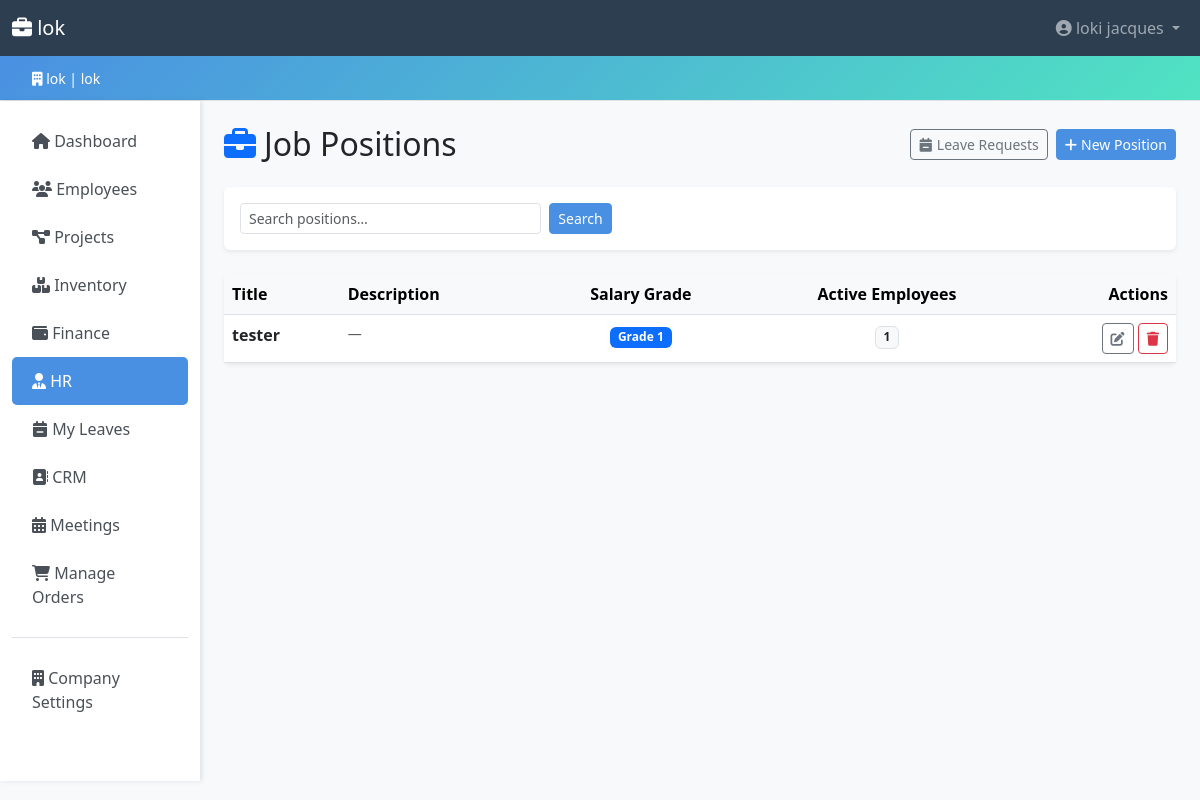
/hr/positions/ (signed in), run on the app's committed database.
### accounts/models.py (models this page shows, shortened)
class Company(models.Model):
    PLAN_CHOICES = [
        ('free', 'Free'),
        ('basic', 'Basic'),
        ('premium', 'Premium'),
        ('enterprise', 'Enterprise'),
    ]
    company_id = models.UUIDField(default=uuid.uuid4, editable=False, unique=True)
    name = models.CharField(max_length=200)
    domain = models.CharField(max_length=200, unique=True, db_index=True)
    company_password = models.CharField(max_length=256)  # increased from 128 → 256 for future hash algo headroom
    contact_email = models.EmailField()
    contact_phone = models.CharField(
        max_length=20,
        blank=True,
        validators=[RegexValidator(r'^\+?[\d\s\-().]{7,20}$', 'Enter a valid phone number.')],
    )
    address = models.TextField(blank=True)
    subscription_plan = models.CharField(
        max_length=20,
        choices=PLAN_CHOICES,
        default='free',
    )
    is_active = models.BooleanField(default=True)
    created_at = models.DateTimeField(auto_now_add=True)
    updated_at = models.DateTimeField(auto_now=True)
    class Meta:
        verbose_name_plural = 'Companies'
        ordering = ['name']
        indexes = [
            models.Index(fields=['domain']),
            models.Index(fields=['is_active']),
        ]

class User(AbstractUser):
    ROLE_CHOICES = [
        ('admin', 'Admin'),
        ('hr_manager', 'HR Manager'),
        ('accountant', 'Accountant'),
        ('manager', 'Manager'),
        ('secretary', 'Secretary'),
        ('stock_manager', 'Stock Manager'),
        ('employee', 'Employee'),
    ]
    username = None  # replaced by email
    email = models.EmailField(unique=True, db_index=True)
    company = models.ForeignKey(
        Company,
        on_delete=models.CASCADE,
        related_name='users',
        null=True,
        blank=True,
    )
    phone = models.CharField(
        max_length=20,
        blank=True,
        validators=[RegexValidator(r'^\+?[\d\s\-().]{7,20}$', 'Enter a valid phone number.')],
    )
    department = models.CharField(max_length=100, blank=True)
    position = models.CharField(max_length=100, blank=True)
    role = models.CharField(
        max_length=20,
        choices=ROLE_CHOICES,
        default='employee',
        db_index=True,
        help_text='User role for access control.',
    )
    is_company_admin = models.BooleanField(
        default=False,
        help_text='Designates whether the user can manage company settings.',
    )
    last_login_ip = models.GenericIPAddressField(null=True, blank=True)
    objects = CustomUserManager()
    USERNAME_FIELD = 'email'
    REQUIRED_FIELDS = ['first_name', 'last_name']
    class Meta:
        ordering = ['email']
        indexes = [
            models.Index(fields=['company', 'role']),
            models.Index(fields=['company', 'is_active']),
        ]
    def get_full_name(self) -> str:
        return f'{self.first_name} {self.last_name}'.strip() or self.email

### hr/models.py (models this page shows, shortened)
class Position(models.Model):
    company = models.ForeignKey(
        'accounts.Company',
        on_delete=models.CASCADE,
        related_name='positions',
    )
    title = models.CharField(max_length=100)
    description = models.TextField(blank=True)
    salary_grade = models.IntegerField(validators=[MinValueValidator(0)])
    class Meta:
        unique_together = [('company', 'title')]
        ordering = ['title']

### hr/views.py (the view)
# urls.py: path('positions/', views.position_list, name='position_list'),
@role_required(*HR_ROLES)
def position_list(request):
    company = request.user.company
    positions = (
        Position.objects
        .filter(company=company)
        .annotate(emp_count=Count('employees', filter=Q(employees__status='active')))
        .order_by('salary_grade', 'title')
    )
    query = request.GET.get('q', '').strip()
    if query:
        positions = positions.filter(title__icontains=query)
    paginator = Paginator(positions, 25)
    page = request.GET.get('page')
    try:
        positions_page = paginator.page(page)
    except PageNotAnInteger:
        positions_page = paginator.page(1)
    except EmptyPage:
        positions_page = paginator.page(paginator.num_pages)
    return render(request, 'hr/position_list.html', {
        'positions': positions_page,
        'query': query,
    })

### accounts/context_processors.py (called while the page is built)
def company_context(request: HttpRequest) -> dict:
    company = None
    is_company_admin = False
    user_role = ''
    user = getattr(request, 'user', None)
    if user and user.is_authenticated:
        company = user.company
        is_company_admin = user.is_company_admin
        user_role = user.role
    return {
        'company': company,
        'is_company_admin': is_company_admin,
        'user_role': user_role,
    }

### accounts/permissions.py (called while the page is built, shortened)
def role_required(*allowed_roles, redirect_url: str = 'core:dashboard'):
    flattened = []
    for role in allowed_roles:
        if isinstance(role, (list, tuple)):
            flattened.extend(role)
        else:
            flattened.append(role)
    roles = set(flattened)
    def decorator(view_func):
        @wraps(view_func)
        @login_required
        def wrapper(request, *args, **kwargs):
            if request.user.is_superuser or request.user.role in roles:
                return view_func(request, *args, **kwargs)
        return wrapper
    return decorator

### accounts/templatetags/role_tags.py (called while the page is built)
@register.filter(name='has_role')
def has_role(user, roles_str):
    if not user or not user.is_authenticated:
        return False
    if user.is_superuser:
        return True
    allowed = {r.strip() for r in roles_str.split(',')}
    return user.role in allowed

### templates/hr/position_list.html (shortened to what this page needs)
{% extends 'base.html' %}
{% block content %}
<div class="d-flex justify-content-between align-items-center mb-4">
  <h2 class="mb-0"><i class="fas fa-briefcase text-primary me-2"></i>Job Positions</h2>
  <div class="d-flex gap-2">
    <a href="{% url 'hr:leave_list' %}" class="btn btn-outline-secondary btn-sm">
      <i class="fas fa-calendar-minus me-1"></i>Leave Requests
    </a>
    <a href="{% url 'hr:position_create' %}" class="btn btn-primary btn-sm">
      <i class="fas fa-plus me-1"></i>New Position
    </a>
  </div>
</div>
<div class="card shadow-sm mb-4">
  <div class="card-body">
    <form method="get" class="row g-2 align-items-end">
      <div class="col-md-4">
        <input type="text" name="q" class="form-control form-control-sm"
               placeholder="Search positions…" value="{{ query }}">
      </div>
      <div class="col-auto d-flex gap-2">
        <button type="submit" class="btn btn-primary btn-sm">Search</button>
      </div>
    </form>
  </div>
</div>
<div class="card shadow-sm">
  <div class="card-body p-0">
    <div class="table-responsive">
      <table class="table table-hover mb-0">
        <thead class="table-light">
          <tr>
            <th>Title</th>
            <th>Description</th>
            <th class="text-center">Salary Grade</th>
            <th class="text-center">Active Employees</th>
            <th class="text-end">Actions</th>
          </tr>
        </thead>
        <tbody>
        {% for pos in positions %}
        <tr>
          <td class="fw-semibold">{{ pos.title }}</td>
          <td class="text-muted small">{{ pos.description|truncatechars:60|default:"—" }}</td>
          <td class="text-center">
            <span class="badge bg-primary">Grade {{ pos.salary_grade }}</span>
          </td>
          <td class="text-center">
            <span class="badge bg-light text-dark border">{{ pos.emp_count }}</span>
          </td>
          <td class="text-end">
            <a href="{% url 'hr:position_edit' pos.pk %}" class="btn btn-sm btn-outline-secondary">
              <i class="fas fa-edit"></i>
            </a>
            <a href="{% url 'hr:position_delete' pos.pk %}" class="btn btn-sm btn-outline-danger">
              <i class="fas fa-trash"></i>
            </a>
          </td>
        </tr>
        {% empty %}
        <tr><td colspan="5" class="text-center text-muted py-4">No positions defined yet.</td></tr>
        {% endfor %}
        </tbody>
      </table>
    </div>
  </div>
</div>
{% endblock %}

### templates/base.html (shortened to what this page needs)
<!DOCTYPE html>
{% load role_tags %}
<html lang="en">
<head>
    <link href="https://cdn.jsdelivr.net/npm/bootstrap@5.3.0/dist/css/bootstrap.min.css" rel="stylesheet">
    <link rel="stylesheet" href="https://cdnjs.cloudflare.com/ajax/libs/font-awesome/6.4.0/css/all.min.css">
</head>
<body>
    {% if user.is_authenticated %}
    <nav class="navbar navbar-expand-lg navbar-dark">
        <div class="container-fluid">
            <a class="navbar-brand" href="{% url 'core:dashboard' %}">
                <i class="fas fa-briefcase"></i> {{ company.name }}
            </a>
            <div class="collapse navbar-collapse" id="navbarNav">
                <ul class="navbar-nav ms-auto">
                    <li class="nav-item dropdown">
                        <a class="nav-link dropdown-toggle" href="#" id="navbarDropdown" role="button" data-bs-toggle="dropdown">
                            <i class="fas fa-user-circle"></i> {{ user.get_full_name }}
                        </a>
                    </li>
                </ul>
            </div>
        </div>
    </nav>
    <div class="company-banner">
        <div class="container-fluid">
            <small><i class="fas fa-building"></i> {{ company.name }} | {{ company.domain }}</small>
        </div>
    </div>
    {% endif %}
    <div class="container-fluid">
        <div class="row">
            {% if user.is_authenticated %}
            <nav class="col-md-2 d-md-block sidebar py-3">
                <div class="position-sticky">
                    <ul class="nav flex-column">
                        <li class="nav-item">
                            <a class="nav-link {% if request.resolver_match.app_name == 'core' and request.resolver_match.url_name == 'dashboard' %}active{% endif %}"
                               href="{% url 'core:dashboard' %}">
                                <i class="fas fa-home"></i> Dashboard
                            </a>
                        </li>
                        {% if user|has_role:'admin,hr_manager,manager,accountant,secretary,stock_manager,employee' %}
                        <li class="nav-item">
                            <a class="nav-link {% if request.resolver_match.app_name == 'employees' %}active{% endif %}"
                               href="{% url 'employees:employee_list' %}">
                                <i class="fas fa-users"></i> Employees
                            </a>
                        </li>
                        {% endif %}
                        {% if user|has_role:'admin,hr_manager,manager,accountant,secretary,stock_manager,employee' %}
                        <li class="nav-item">
                            <a class="nav-link {% if request.resolver_match.app_name == 'projects' %}active{% endif %}"
                               href="{% url 'projects:project_list' %}">
                                <i class="fas fa-project-diagram"></i> Projects
                            </a>
                        </li>
                        {% endif %}
                        {% if user|has_role:'admin,manager,hr_manager,accountant,secretary,stock_manager,employee' %}
                        <li class="nav-item">
                            <a class="nav-link {% if request.resolver_match.app_name == 'inventory' %}active{% endif %}"
                               href="{% url 'inventory:stock_list' %}">
                                <i class="fas fa-boxes"></i> Inventory
                            </a>
                        </li>
                        {% endif %}
                        {% if user|has_role:'admin,accountant,manager' %}
                        <li class="nav-item">
                            <a class="nav-link {% if request.resolver_match.app_name == 'finance' %}active{% endif %}"
                               href="{% url 'finance:index' %}">
                                <i class="fas fa-wallet"></i> Finance
                            </a>
                        </li>
                        {% endif %}
                        {% if user|has_role:'admin,hr_manager' %}
                        <li class="nav-item">
                            <a class="nav-link {% if request.resolver_match.app_name == 'hr' %}active{% endif %}"
                               href="{% url 'hr:position_list' %}">
                                <i class="fas fa-user-tie"></i> HR
                            </a>
                        </li>
                        {% endif %}
                        {% if user|has_role:'admin,hr_manager,manager,secretary,accountant,stock_manager,employee' %}
                        <li class="nav-item">
                            <a class="nav-link {% if request.resolver_match.app_name == 'hr' and 'leave' in request.resolver_match.url_name %}active{% endif %}"
                               href="{% url 'hr:my_leave_list' %}">
                                <i class="fas fa-calendar-minus"></i> My Leaves
                            </a>
                        </li>
                        {% endif %}
                        {% if user|has_role:'admin,manager,secretary' %}
                        <li class="nav-item">
                            <a class="nav-link {% if request.resolver_match.app_name == 'crm' %}active{% endif %}"
                               href="{% url 'crm:contact_list' %}">
                                <i class="fas fa-address-book"></i> CRM
                            </a>
                        </li>
                        {% endif %}
                        {% if user|has_role:'admin,hr_manager,manager,secretary,accountant,employee' %}
                        <li class="nav-item">
                            <a class="nav-link {% if request.resolver_match.app_name == 'meetings' %}active{% endif %}"
                               href="{% url 'meetings:dashboard' %}">
                                <i class="fas fa-calendar-alt"></i> Meetings
                            </a>
                        </li>
                        {% endif %}
                        {% if is_company_admin or user.is_superuser %}
                        <li class="nav-item">
                            <a class="nav-link {% if request.resolver_match.app_name == 'marketplace' and request.resolver_match.url_name == 'admin_order_dashboard' %}active{% endif %}"
                               href="{% url 'marketplace:admin_order_dashboard' %}">
                                <i class="fas fa-shopping-cart"></i> Manage Orders
                            </a>
                        </li>
                        {% endif %}
                        {% if is_company_admin or user.is_superuser %}
                        <li class="nav-item mt-3 border-top pt-3">
                            <a class="nav-link {% if request.resolver_match.app_name == 'accounts' and request.resolver_match.url_name == 'company_profile' %}active{% endif %}"
                               href="{% url 'accounts:company_profile' %}">
                                <i class="fas fa-building"></i> Company Settings
                            </a>
                        </li>
                        {% endif %}
                    </ul>
                </div>
            </nav>
            {% endif %}
            <main class="col-md-10 ms-sm-auto px-md-4 py-4 min-w-0">
                {% block content %}{% endblock %}
            </main>
        </div>
    </div>
</body>
</html>

### templates/base.html (style rules this page uses)
:root { --primary-color: #4A90E2; --secondary-color: #50E3C2; --dark-color: #2C3E50; }
body { background-color: #F8F9FA; }
.navbar { background-color: var(--dark-color) !important; }
.company-banner { background: linear-gradient(135deg, var(--primary-color), var(--secondary-color)); color: white; padding: 10px 20px; border-bottom: 1px solid #dee2e6; }
.sidebar { min-height: calc(100vh - 120px); background-color: #fff; box-shadow: 2px 0 5px rgba(0,0,0,0.1); }
.sidebar .nav-link { color: #495057; padding: 12px 20px; transition: all 0.3s; }
.sidebar .nav-link:hover, .sidebar .nav-link.active { background-color: var(--primary-color); color: #fff; border-radius: 5px; }
.card { border: none; box-shadow: 0 2px 10px rgba(0,0,0,0.08); transition: transform 0.3s; }
.btn-primary { background-color: var(--primary-color); border-color: var(--primary-color); }
main.col-md-10 { min-width: 0; }

### data on the page
Company: name "lok", domain "lok"
User: get_full_name "loki jacques"
Position: title "tester", description "—", salary_grade "1", emp_count "1"
